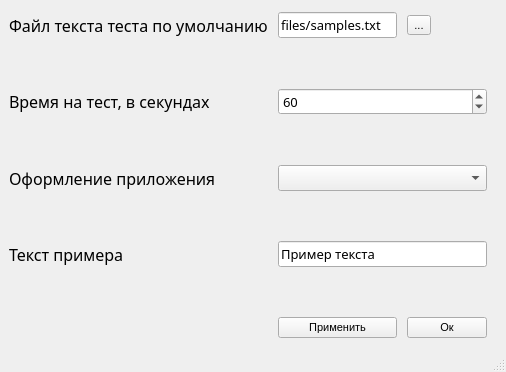
<?xml version="1.0" encoding="UTF-8"?>
<ui version="4.0">
 <class>MainWindow</class>
 <widget class="QMainWindow" name="MainWindow">
  <property name="enabled">
   <bool>true</bool>
  </property>
  <property name="geometry">
   <rect>
    <x>0</x>
    <y>0</y>
    <width>506</width>
    <height>372</height>
   </rect>
  </property>
  <property name="sizePolicy">
   <sizepolicy hsizetype="Preferred" vsizetype="Preferred">
    <horstretch>0</horstretch>
    <verstretch>0</verstretch>
   </sizepolicy>
  </property>
  <property name="minimumSize">
   <size>
    <width>506</width>
    <height>372</height>
   </size>
  </property>
  <property name="maximumSize">
   <size>
    <width>506</width>
    <height>372</height>
   </size>
  </property>
  <property name="font">
   <font>
    <pointsize>8</pointsize>
   </font>
  </property>
  <property name="windowTitle">
   <string>Настройки</string>
  </property>
  <property name="toolTip">
   <string/>
  </property>
  <property name="animated">
   <bool>true</bool>
  </property>
  <widget class="QWidget" name="centralwidget">
   <layout class="QGridLayout" name="gridLayout_2">
    <item row="0" column="0">
     <layout class="QGridLayout" name="gridLayout">
      <property name="horizontalSpacing">
       <number>10</number>
      </property>
      <property name="verticalSpacing">
       <number>50</number>
      </property>
      <item row="0" column="0">
       <widget class="QLabel" name="label">
        <property name="font">
         <font>
          <family>Segoe UI Semilight</family>
          <pointsize>12</pointsize>
         </font>
        </property>
        <property name="text">
         <string>Файл текста теста по умолчанию</string>
        </property>
       </widget>
      </item>
      <item row="6" column="0">
       <widget class="QLabel" name="label_2">
        <property name="font">
         <font>
          <family>Segoe UI Semilight</family>
          <pointsize>12</pointsize>
         </font>
        </property>
        <property name="text">
         <string>Текст примера</string>
        </property>
       </widget>
      </item>
      <item row="3" column="0">
       <widget class="QLabel" name="label_3">
        <property name="font">
         <font>
          <family>Segoe UI Semilight</family>
          <pointsize>12</pointsize>
         </font>
        </property>
        <property name="text">
         <string>Время на тест, в секундах</string>
        </property>
       </widget>
      </item>
      <item row="0" column="1">
       <widget class="QLineEdit" name="filenameLine">
        <property name="font">
         <font>
          <family>Segoe UI Semilight</family>
          <pointsize>10</pointsize>
         </font>
        </property>
        <property name="text">
         <string>files/samples.txt</string>
        </property>
       </widget>
      </item>
      <item row="4" column="0">
       <widget class="QLabel" name="label_4">
        <property name="font">
         <font>
          <family>Segoe UI Semilight</family>
          <pointsize>12</pointsize>
         </font>
        </property>
        <property name="text">
         <string>Оформление приложения</string>
        </property>
       </widget>
      </item>
      <item row="7" column="2">
       <widget class="QPushButton" name="pushButton">
        <property name="text">
         <string>Ок</string>
        </property>
       </widget>
      </item>
      <item row="7" column="1">
       <widget class="QPushButton" name="pushButton_2">
        <property name="text">
         <string>Применить</string>
        </property>
       </widget>
      </item>
      <item row="3" column="1" colspan="2">
       <widget class="QSpinBox" name="time">
        <property name="font">
         <font>
          <family>Segoe UI Semilight</family>
          <pointsize>10</pointsize>
         </font>
        </property>
        <property name="accelerated">
         <bool>true</bool>
        </property>
        <property name="minimum">
         <number>30</number>
        </property>
        <property name="maximum">
         <number>600</number>
        </property>
        <property name="singleStep">
         <number>5</number>
        </property>
        <property name="value">
         <number>60</number>
        </property>
       </widget>
      </item>
      <item row="4" column="1" colspan="2">
       <widget class="QComboBox" name="themeCB">
        <property name="font">
         <font>
          <family>Segoe UI Semilight</family>
          <pointsize>10</pointsize>
         </font>
        </property>
        <property name="currentText">
         <string/>
        </property>
       </widget>
      </item>
      <item row="6" column="1" colspan="2">
       <widget class="QLineEdit" name="sample">
        <property name="font">
         <font>
          <family>Segoe UI Semilight</family>
          <pointsize>10</pointsize>
         </font>
        </property>
        <property name="text">
         <string>Пример текста</string>
        </property>
       </widget>
      </item>
      <item row="0" column="2" colspan="2">
       <widget class="QToolButton" name="fileButton">
        <property name="text">
         <string>...</string>
        </property>
       </widget>
      </item>
     </layout>
    </item>
   </layout>
  </widget>
  <widget class="QMenuBar" name="menubar">
   <property name="geometry">
    <rect>
     <x>0</x>
     <y>0</y>
     <width>506</width>
     <height>19</height>
    </rect>
   </property>
  </widget>
  <widget class="QStatusBar" name="statusbar"/>
 </widget>
 <resources/>
 <connections/>
</ui>
